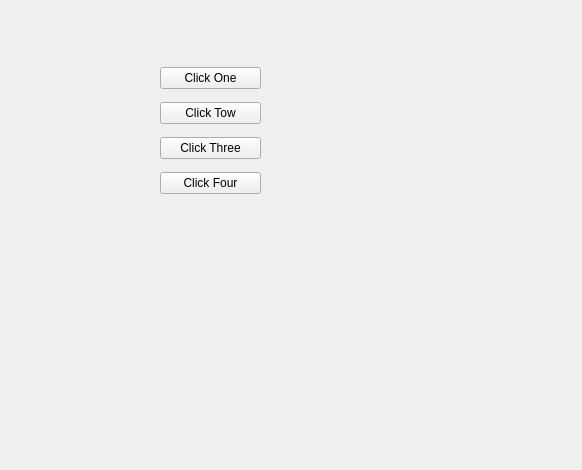
<?xml version="1.0" encoding="UTF-8"?>
<ui version="4.0">
 <class>MainWindow</class>
 <widget class="QMainWindow" name="MainWindow">
  <property name="geometry">
   <rect>
    <x>0</x>
    <y>0</y>
    <width>582</width>
    <height>470</height>
   </rect>
  </property>
  <property name="windowTitle">
   <string>VBoxLayout</string>
  </property>
  <widget class="QWidget" name="centralwidget">
   <widget class="QWidget" name="">
    <property name="geometry">
     <rect>
      <x>160</x>
      <y>60</y>
      <width>101</width>
      <height>141</height>
     </rect>
    </property>
    <layout class="QVBoxLayout" name="verticalLayout">
     <item>
      <widget class="QPushButton" name="pushButton_2">
       <property name="text">
        <string>Click One</string>
       </property>
      </widget>
     </item>
     <item>
      <widget class="QPushButton" name="pushButton">
       <property name="text">
        <string>Click Tow</string>
       </property>
      </widget>
     </item>
     <item>
      <widget class="QPushButton" name="pushButton_3">
       <property name="text">
        <string>Click Three</string>
       </property>
      </widget>
     </item>
     <item>
      <widget class="QPushButton" name="pushButton_4">
       <property name="text">
        <string>Click Four</string>
       </property>
      </widget>
     </item>
    </layout>
   </widget>
  </widget>
 </widget>
 <resources/>
 <connections/>
</ui>
